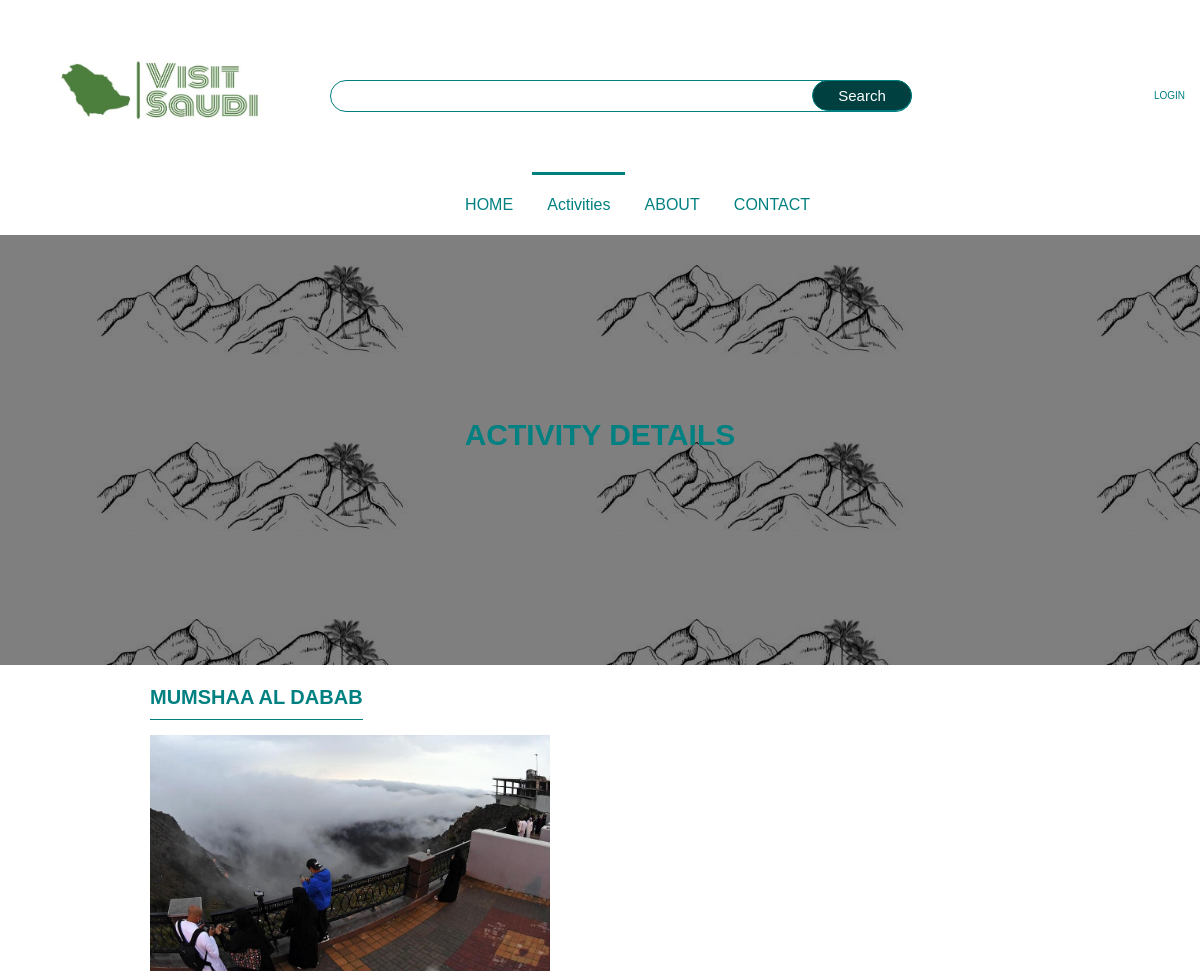
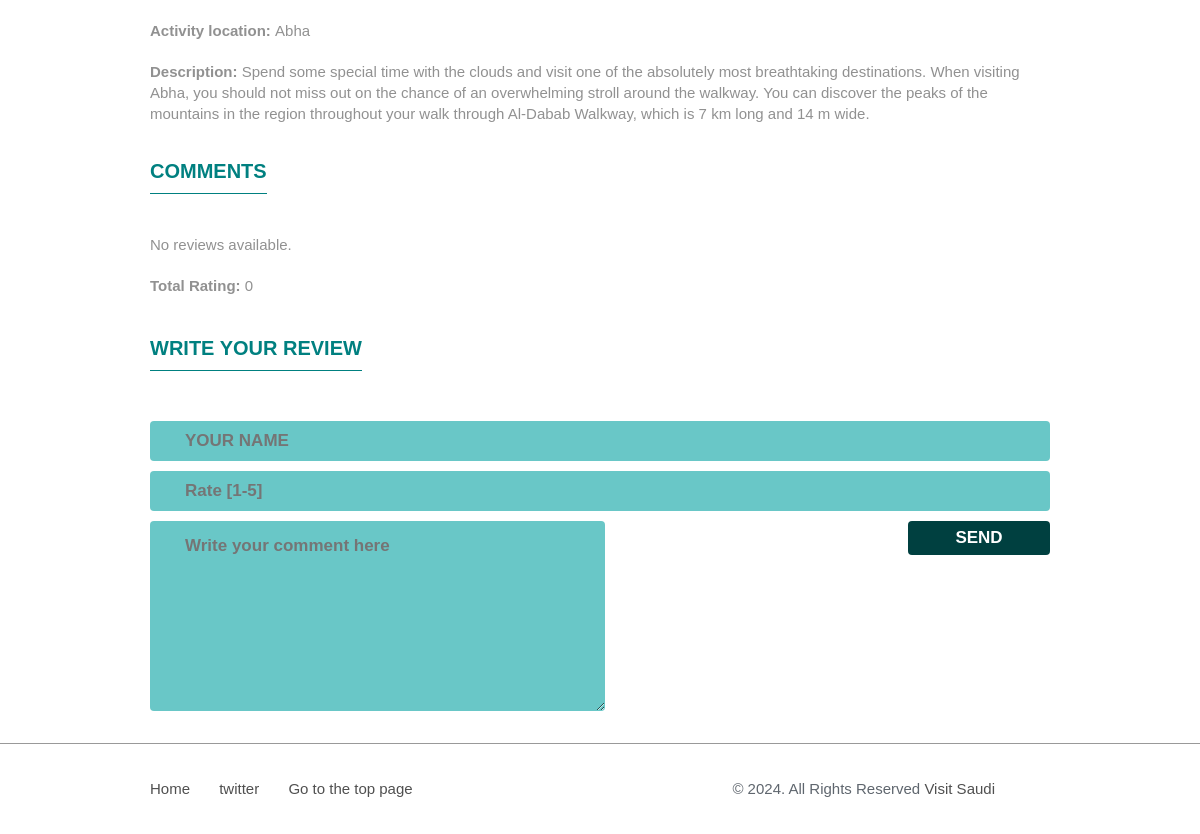
The page /VisitSaudi/project-390/activity-info.php?id=4 on the database its author committed (2 pictures, top to bottom).
### tables this page shows
CREATE TABLE `item` (
  `id` int(11) NOT NULL,
  `name` varchar(50) NOT NULL,
  `logo` varchar(50) NOT NULL,
  `description` text NOT NULL,
  `categoryID` int(11) NOT NULL,
  `location` varchar(50) NOT NULL,
  `rating` int(11) NOT NULL
);

### VisitSaudi/project-390/Activity-info.php (the view, shortened to what this page needs)
<?php
$servername = "localhost";
$username = "root";
$password = "";
$dbname = "visitsaudi";
$conn = new mysqli($servername, $username, $password, $dbname ,$port = 3307
);
$id = $_GET['id'];
$sql = "SELECT * FROM item WHERE id=" . $id;
$result = $conn->query($sql);
$activity = null;
if ($result->num_rows > 0) {
    $activity = $result->fetch_assoc();
}
$reviews = array();
$totalRating = 0;
?>
<!DOCTYPE html>
<html>
<head>
    <link rel="stylesheet" href="./css/style.css" type="text/css" />
    <link rel="stylesheet" href="https://cdnjs.cloudflare.com/ajax/libs/font-awesome/4.7.0/css/font-awesome.min.css">
</head>
<body id="up">
    <div class="container">
        <header class="site-header">
            <section class="top-header">
                <div class="logo"><img src="pics/logo.jpg" width="300" height="150" alt=""></div>
                <div class="search">
                    <form action="#" method="get">
                        <input type="text" value="" id="search" name="search">
                        <input type="submit" id="searchsubmit" value="Search">
                    </form>
                </div>
                <div class="top-header-right menu-content">
                    <ul class="user_menu">
                        <li><a href="login.php">LOGIN</a></li>
                    </ul>
                </div>
            </section>
            <section class="menu">
                <div class="menu-content">
                    <ul id="menu">
                        <li><a href="index.php">HOME</a></li>
                        <li class="active"><a href="Activity-cat.php">Activities</a></li>
                        <li><a href="aboutUs2.php">ABOUT</a></li>
                        <li><a href="contact.php">CONTACT</a></li>
                    </ul>
                </div>
            </section>
        </header>
        <section class="page-header" id="home">
            <div class="opacity"></div>
            <div class="content">
                <div class="text">
                    <h1><br><span>Activity Details</span></h1>
                </div>
            </div>
        </section>
        <section class="page-content" id="page-content">
            <div class="Activity-info">
                <div class="info">
                    <h3 class="title"><?= $activity['name'] ?></h3>
					  <br>
                    <?php if ($activity) { ?>
			         <img width="400" src="pics/<?= $activity['logo'] ?>" alt="Activity Image" />
                        <p><strong>Activity location: </strong><?= $activity['location'] ?></p>
                        <p><strong>Description: </strong><?= $activity['description'] ?></p>
                    <?php } else { ?>
                        <p><strong>Activity not found</strong></p>
                    <?php } ?>
               <div id="reviews">
			   <br>
            <h3>Comments</h3>
    <div class="reviews-list">
        <?php
        if ($reviews) {
            foreach ($reviews as $review) {
			                   $totalRating += $review["rating"];
                echo '<article>';
                echo '<header>';
                echo '<div class="rating">';
                $rating = $review["rating"];
                for ($i = 1; $i <= 5; $i++) {
                    if ($i <= $rating) {
                        echo '<span class="fa fa-star checked"></span>';
                    } else {
                        echo '<span class="fa fa-star"></span>';
                    }
                }
                echo '</div>';
                echo '<div class="user">' . $review["name"] . '</div>';
                echo '<time datetime="' . $review["date"] . '">' . date('l, jS F Y @H:i:s', strtotime($review["date"])) . '</time>';
                echo '</header>';
                echo '<div class="review">';
                echo '<p>' . $review["body"] . '</p>';
                echo '</div>';
                echo '</article>';
            }
        } else {
            echo "<p>No reviews available.</p>";
        }
		$averageRating = count($reviews) > 0 ? $totalRating / count($reviews) : 0;
        ?>
        <p><strong>Total Rating: </strong><?= $averageRating ?></p>
    </div>
                </div>
               <div class="new-review">
        <h3>Write Your Review</h3>
        <div class="form">
            <form action="submit_review.php" method="post">
                <input type="text" name="name" id="name" placeholder="YOUR NAME" required />
                <input type="number" name="rating" id="rating" min="1" max="5" placeholder="Rate [1-5]" required />
                <textarea id="body" name="body" placeholder="Write your comment here" required></textarea>
                <input class="button" type="submit" value="SEND" />
            </form>
        </div>
    </div>
</div>
            </div>
        </section>
        <section class="footer">
            <div class="margin">
                <div class="menu-footer">
                    <a href="index.php">Home</a>
                    <a href="http://www.twitter.com">twitter</a>
                    <a href="#up"> Go to the top page </a>
                </div>
                <div class="copyright">©
                    <script type="text/javascript">document.write(new Date().getFullYear());</script>. All Rights
                    Reserved <a href="index.php"> Visit Saudi</a>
                </div>
            </div>
        </section>
    </div>
</body>
</html>

### rows shown on the page
item: name "MUMSHAA AL DABAB", logo (picture), location "Abha", description "Spend some special time with the clouds and visit one of the absolutely most breathtaking destinations. When visiting Abha, you should not miss out on the chance of an overwhelming stroll around the walkway. You can discover the peaks of the mountains in the region throughout your walk through Al-Dabab Walkway, which is 7 km long and 14 m wide."

### other values the page prints
$averageRating "0"
